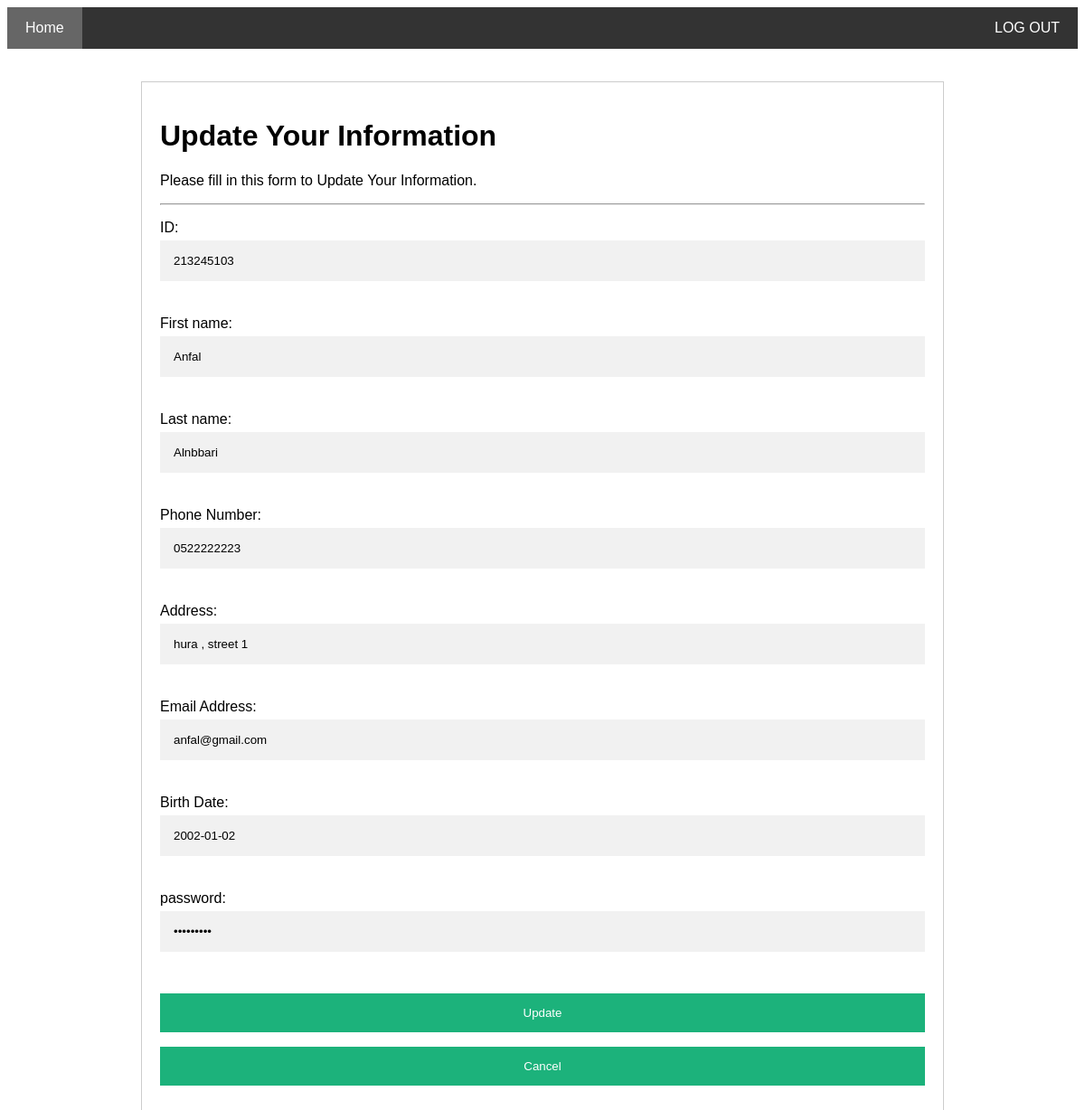
Screenshot of /update_patient/213245103/ with the database file from the repository.
### core/models.py (models this page shows, shortened)
class patient_a(models.Model):
    patientֹID=models.CharField(max_length=20,primary_key=True)
    First_name=models.CharField(max_length=20,null = True)
    Last_name=models.CharField(max_length=20,null = True)
    Phone_Number=models.CharField(max_length=10,null=True)
    Address=models.TextField(max_length=50,null=True)
    Email_Address=models.CharField(max_length=30,null=True)
    Birth_Date=models.DateField(null=True)
    password_patientֹ=models.CharField(max_length=20,null = True)
    class Meta:
        db_table = 'patient_a'

### core/views.py (the view)
# urls.py: path('update_patient/<int:patient_id>/', update_patient, name='update_patient'),
def update_patient(request, patient_id):
    patient = patient_a.objects.get(pk=patient_id)  # Retrieve the patient instance from the database
    if request.method == 'POST':
        form = patientform(request.POST, instance=patient)  # Pass the patient instance to the form
        if form.is_valid():
            form.save()  # Save the form to update the patient instance in the database
            return redirect('patient_homepage')  # Redirect to the homepage after the update is successful
    else:
        form = patientform(instance=patient)  # Create the form with the patient instance data
    return render(request, 'update_patient.html', {'form': form, 'patient': patient})

### Templates/update_patient.html (shortened to what this page needs)
<!DOCTYPE html>
<html>
<div class="navbar">
    <a href="{% url 'patient_homepage'%} " class="active">Home</a>
    <a href="#" class="right">LOG OUT</a>
  </div>
<br>
<br>
<form action="{% url 'update_patient' patient.pk %}" method="post" style="border:1px solid #ccc ; width: 75%; margin: auto">
    <div class="container">
        <h1>Update Your Information</h1>
        <p>Please fill in this form to Update Your Information.</p>
        <hr>
        {{ form.as_p }}
        <button type="submit">Update</button>
        <a href="{% url 'patient_homepage' %}" class="button"><button>Cancel</button></a>
    </div>
</form>
<br>

### Templates/update_patient.html (style rules this page uses)
* { box-sizing: border-box }
button { background-color: #04AA6D; color: white; padding: 14px 20px; margin: 8px 0; border: none; cursor: pointer; width: 100%; opacity: 0.9; }
.container { padding: 20px; }
input { width: 100%; padding: 15px; margin: 5px 0 22px 0; display: inline-block; border: none; background: #f1f1f1; }
.navbar { overflow: hidden; background-color: #333; position: sticky; position: -webkit-sticky; top: 0; }
.navbar a { float: left; display: block; color: white; text-align: center; padding: 14px 20px; text-decoration: none; }
.navbar a.right { float: right; }
.navbar a.active { background-color: #666; color: white; }

### rows the page displays
patient_a: as_p "213245103", First_name "Anfal", Last_name "Alnbbari", Phone_Number "0522222223", Address "hura , street 1", Email_Address "anfal@gmail.com", Birth_Date "2002-01-02"
